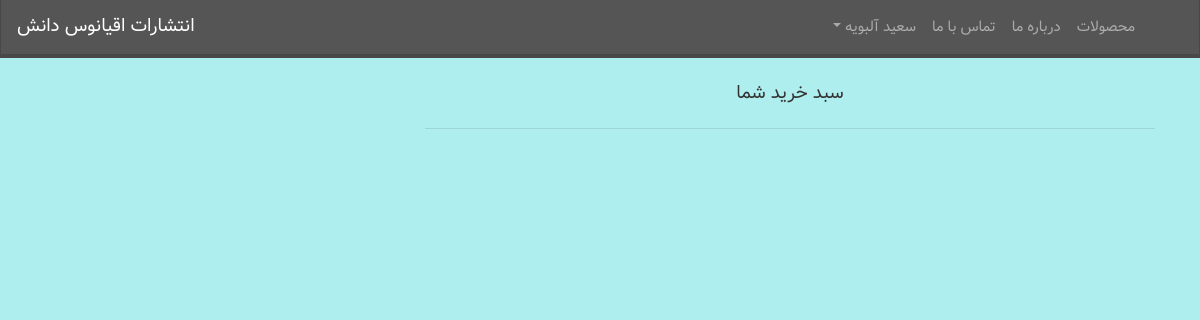
The page /orders/cart/ (signed in) on the database as committed earlier.
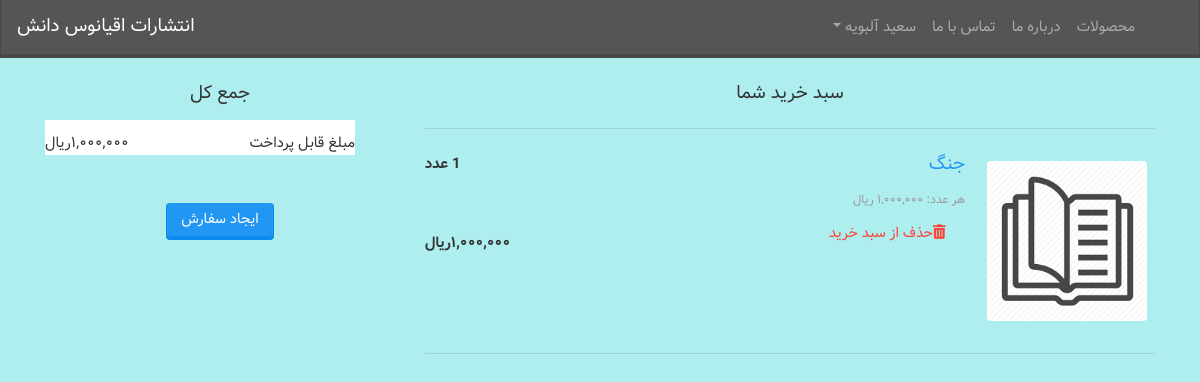
The same page on the database as committed later.
### users/models.py (models this page shows, shortened)
class User(AbstractBaseUser, PermissionsMixin):
    email = models.EmailField(max_length=254, unique=True, verbose_name='پست الکترونیک')
    first_name = models.CharField(max_length=50, null=True, verbose_name='نام')
    last_name = models.CharField(max_length=50, null=True, verbose_name='نام خانوادگی')
    phone_number = models.CharField(max_length=10, blank=True, null=True, verbose_name='شماره تلفن همراه')
    address = models.TextField(null=True, blank=True, verbose_name='آدرس')
    postal_code = models.CharField(max_length=10, null=True, blank=True, verbose_name='کد پستی')
    is_staff = models.BooleanField(default=False)
    is_superuser = models.BooleanField(default=False)
    is_active = models.BooleanField(default=True, verbose_name='فعال')
    last_login = models.DateTimeField(null=True, blank=True, verbose_name='تاریخ آخرین ورود')
    date_joined = models.DateTimeField(auto_now_add=True, verbose_name='تاریخ عضویت')
    class Meta:
        verbose_name = 'کاربر'
        verbose_name_plural = 'کاربران'
    USERNAME_FIELD = 'email'
    EMAIL_FIELD = 'email'
    REQUIRED_FIELDS = []
    objects = UserManager()
    def get_full_name(self):
        if self.is_superuser:
            return 'مدیر سایت'
        else:
            return "{} {}".format(self.first_name, self.last_name)

### orders/models.py (models this page shows, shortened)
class CartItem(models.Model):
    item = models.ForeignKey('catalog.Book', on_delete=models.CASCADE, verbose_name='عنوان قلم سبد خرید')
    quantity = models.IntegerField(default=1, verbose_name='تعداد')
    cart = models.ForeignKey('Cart', on_delete=models.CASCADE, null=False, blank=False, verbose_name='سبد خرید')
    class Meta:
        verbose_name = 'قلم سبد خرید'
        verbose_name_plural = 'اقلام سبد خرید'
    def get_total(self):
        return self.item.price * self.quantity

class Cart(models.Model):
    user = models.ForeignKey('users.User', on_delete=models.SET_NULL, null=True,
                             blank=False, verbose_name='کاربر')
    class Meta:
        verbose_name = 'سبد خرید'
        verbose_name_plural = 'سبد های خرید'
    def get_total(self):
        cart_items = self.cartitem_set.all()
        total = 0
        for cart_item in cart_items:
            total += cart_item.item.price * cart_item.quantity
        return total

### catalog/models.py (models this page shows, shortened)
class Book(models.Model):
    image = ResizedImageField(size=[225, 225], crop=['bottom', 'right'], quality=100, upload_to='books_images/',
                              null=True, blank=True, verbose_name='تصویر')
    file = models.FileField(upload_to='books_files/', null=True, blank=True, verbose_name='فایل')
    categories = models.ManyToManyField('Category', blank=False, verbose_name='دسته بندی ها')
    title = models.CharField(max_length=100, blank=False, null=False, verbose_name='عنوان')
    description = models.TextField(null=True, blank=True, verbose_name='توضیحات')
    price = models.IntegerField(blank=False, verbose_name='قیمت')
    date_of_publish = models.DateField(verbose_name='سال چاپ')
    type = models.CharField(max_length=1, null=False, blank=False, default='p',
                            choices=(
                                ('p', 'نسخه چاپی'),
                                ('a', 'نسخه صوتی'),
                            ), verbose_name='نوع چاپ')
    authors = models.ManyToManyField('Author', blank=False, verbose_name='نویسندگان')
    allow_comments = models.BooleanField(default=True, verbose_name='مجوز دریافت نظرات')
    class Meta:
        verbose_name = 'کتاب'
        verbose_name_plural = 'کتاب ها'

### orders/views.py (the view)
# urls.py: path('cart/', UserCartView.as_view(), name='user_cart'),
class UserCartView(LoginRequiredMixin, ListView):
    template_name = 'orders/user_cart.html'
    context_object_name = 'cart_items'
    def get_queryset(self):
        self.cart, cart_created = Cart.objects.get_or_create(user=self.request.user)
        return self.cart.cartitem_set.all()
    def get_context_data(self, *, object_list=None, **kwargs):
        context = super().get_context_data(object_list=None, **kwargs)
        context['cart'] = self.cart
        return context

### catalog/templatetags/IR.py (called while the page is built)
@register.filter(name='price')
def price(input_int):
    devanagari_nums = ('۰', '۱', '۲', '۳', '۴', '۵', '۶', '۷', '۸', '۹')
    persian_price = ''
    for i in f'{int(input_int):,d}':
        if i == ',':
            persian_price += ','
        else:
            persian_price += devanagari_nums[int(i)]
    return persian_price

### orders/templates/orders/user_cart.html (shortened to what this page needs)
{% extends "base.html" %}
{% load static %}
{% load jalali_tags %}
{% load IR %}
{% block content %}
<div class="container">
    <div class="row rtl-div">
        <div class="col-lg-8">
            <div class="mb-3">
                <div class="pt-4 wish-list">
                    <h5 class="mb-4 text-center">سبد خرید شما</h5>
                    <hr class="mb-4">
                    {% for cart_item in cart_items %}
                    <div class="row mb-4">
                        <div class="col-md-5 col-lg-3 col-xl-3 text-center">
                            {% if cart_item.item.image %}
                            <img src="{{ cart_item.item.image.url }}" class="img-responsive img-fluid rounded m-2"
                                 alt="book image">
                            {% else %}
                            <img src="{% static 'catalog/book_default.png' %}"
                                 class="img-responsive img-fluid rounded m-2"
                                 alt="book image">
                            {% endif %}
                        </div>
                        <div class="col-md-7 col-lg-9 col-xl-9">
                            <div>
                                <div class="d-flex justify-content-between">
                                    <div>
                                        <a href="{% url 'catalog:book_detail' cart_item.item.id %}" style="text-decoration: none"><h5 class="text-right">{{ cart_item.item.title }}</h5></a>
                                        <p class="mb-2 text-muted text-uppercase small text-right">هر عدد: {{ cart_item.item.price|price }} ریال</p>
                                    </div>
                                    <div>
                                        <p class="mb-0"><span><strong>{{ cart_item.quantity }} عدد</strong></span></p>
                                    </div>
                                </div>
                                <div class="d-flex justify-content-between align-items-center">
                                    <div>
                                        <form method="POST" action="{% url 'orders:remove_from_cart' cart_item.id %}">
                                            <button class="btn btn-link text-danger small text-uppercase" type="submit">
                                                <i class="fas fa-trash-alt mr-1"></i>حذف از سبد خرید</button>
                                        </form>
                                    </div>
                                    <p class="mb-0">
                                        <span><strong>{{ cart_item.get_total|price }}ریال</strong></span>
                                    </p>
                                </div>
                            </div>
                        </div>
                    </div>
                    <hr class="mb-4">
                    {% endfor %}
                </div>
            </div>
        </div>
        <div class="col-lg-4">
            {% if cart_items %}
                <div class="mb-3">
                    <div class="pt-4 text-center">
                        <h5 class="mb-3 text-center">جمع کل</h5>
                        <ul class="list-group list-group-flush">
                            <li class="list-group-item d-flex justify-content-between align-items-center border-0 px-0 pb-0">
                                مبلغ قابل پرداخت
                                <span>{{ cart.get_total|price }}ریال</span>
                            </li>
                        </ul>
                        <a href="{% url 'orders:new_order' %}" class="btn btn-primary mt-5">ایجاد سفارش</a>
                    </div>
                </div>
            {% endif %}
        </div>
    </div>
</div>
{% endblock %}

### book_store/templates/base.html (shortened to what this page needs)
{% load static %}
<html lang="en">
<head>
    <link rel="stylesheet" href="https://use.fontawesome.com/releases/v5.7.0/css/all.css">
    <link href="{% static 'django_comments_xtd/css/bootstrap.min.css' %}" rel="stylesheet" type="text/css">
    <link href="{% static 'django_comments_xtd/css/bootstrap.css' %}" rel="stylesheet" type="text/css">
    <link href="{% static 'main_style.css' %}" rel="stylesheet" type="text/css">
</head>
<body>
<nav class="navbar navbar-expand-lg navbar-dark bg-dark">
    <a class="navbar-brand" href="{% url 'landing' %}">
        انتشارات اقیانوس دانش
    </a>
    <div class="collapse navbar-collapse" id="navbarNavDropdown">
        <ul class="navbar-nav ml-auto" style="direction: rtl;">
            <li class="nav-item {% if request.resolver_match.url_name == 'books_list' %}active{% endif %}">
                <a class="nav-link text-right" href="{% url 'catalog:books_list' %}">محصولات<span class="sr-only">(current)</span></a>
            </li>
            <li class="nav-item {% if request.resolver_match.url_name == 'about' %}active{% endif %}">
                <a class="nav-link text-right" href="{% url 'about' %}">درباره ما</a>
            </li>
            <li class="nav-item {% if request.resolver_match.url_name == 'contact' %}active{% endif %}">
                <a class="nav-link text-right" href="{% url 'contact' %}">تماس با ما</a>
            </li>
            {% if request.user.is_authenticated %}
                {% if request.user.is_superuser %}
                    <li class="nav-item dropdown ">
                        <a class="nav-link dropdown-toggle text-right" href="#" id="navbarDropdownMenuLink" role="button"
                           data-toggle="dropdown" aria-haspopup="true" aria-expanded="false">
                            {{ request.user.get_full_name }}
                        </a>
                        <div class="dropdown-menu" aria-labelledby="navbarDropdownMenuLink">
                            <a class="dropdown-item text-right" href="{% url 'admin:index' %}">پنل مدیریت</a>
                            <a class="dropdown-item text-right" href="{% url 'account_logout' %}">خروج</a>
                        </div>
                    </li>
                {% else %}
                    <li class="nav-item dropdown">
                        <a class="nav-link dropdown-toggle text-right" href="#" id="navbarDropdownMenuLink" role="button"
                           data-toggle="dropdown" aria-haspopup="true" aria-expanded="false">
                            {% if request.user.last_name and request.user.first_name %}
                                {{ request.user.get_full_name }}
                            {% else %}
                                بدون نام
                            {% endif %}
                        </a>
                    </li>
                {% endif %}
            {% else %}
                <li class="nav-item {% if request.resolver_match.url_name == 'account_login' %}active{% endif %}">
                    <a class="nav-link text-right" href="{% url 'account_login' %}">ورود کاربر</a>
                </li>
            {% endif %}
        </ul>
    </div>
</nav>
{% block body %}
    {% block content %}
    {% endblock %}
{% endblock %}
</body>
</html>

### book_store/templates/static/main_style.css (style rules this page uses)
* { font-family: "Vazir", Arial, sans-serif; }
h1, h2, h3, h4, h5, h6, p, a, .rtl-div { direction: rtl; }
body { background-color: #AFEEEE; }

Rows that differ between the two databases and show on the page:
added CartItem: item "جنگ", quantity "1", get_total "۱,۰۰۰,۰۰۰"
now on this page (row unchanged): Cart: get_total "۱,۰۰۰,۰۰۰"
Other text that changed with them:
text now shown: "جمع کل مبلغ قابل پرداخت ریال ایجاد سفارش"
